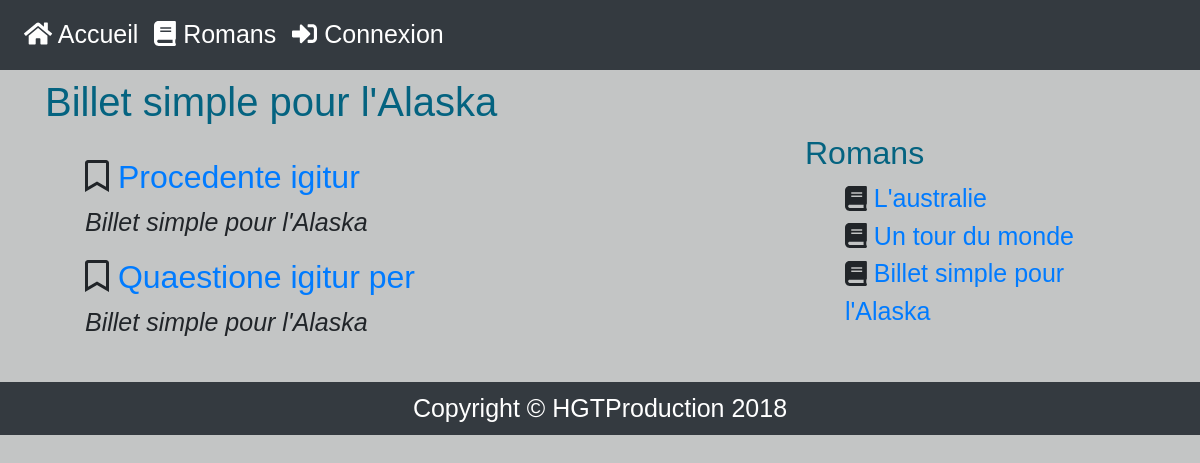
Page /index.php?p=posts.category&id=1 on the committed database.
### tables this page shows
CREATE TABLE IF NOT EXISTS `categories` (
  `id` int(11) NOT NULL AUTO_INCREMENT,
  `title` varchar(255) NOT NULL,
  `date` datetime NOT NULL,
  PRIMARY KEY (`id`)
);

CREATE TABLE IF NOT EXISTS `posts` (
  `id` int(11) NOT NULL AUTO_INCREMENT,
  `title` varchar(255) NOT NULL,
  `content` text NOT NULL,
  `date` datetime NOT NULL,
  `category_id` int(11) NOT NULL,
  PRIMARY KEY (`id`),
  KEY `category_id` (`category_id`)
);

### core/Controller/Controller.php (called while the page is built, shortened)
<?php
class Controller
{
    protected $viewPath;
    protected function render($view, $variables = [])
    {
        extract($variables);
        require($this->viewPath . str_replace('.', '/', $view) . '.php');
    }
}

### app/Controller/PostsController.php (called while the page is built, shortened)
<?php
class PostsController extends AppController
{
    public function category()
    {
        $category = $this->Category->find($_GET['id']);
        $articles = $this->Post->firstByCategory($_GET['id']);
        $categories = $this->Category->getAll();
        $this->render('posts.category', compact('articles', 'categories', 'category'));
    }
}

### public/index.php (called while the page is built, shortened)
<?php
if (isset($_GET['p'])) {
    $page = $_GET['p'];
} else {
    $page = 'posts.index';
}
$page = explode('.', $page);
if ($page[0] == 'admin') {
    $controller = '\App\Controller\Admin\\' . ucfirst($page[1]) . 'Controller';
    $action = $page[2];
} else {
    $action = $page[1];
}
$controller = new $controller();
$controller->$action();

### core/Table/Table.php (called while the page is built, shortened)
<?php
class Table
{
    protected $table;
    protected $db;
    public function __construct(Database $db)
    {
        $this->db = $db;
    }
    public function find($id)
    {
        return $this->query("SELECT * FROM {$this->table} WHERE id = ?", [$id], true);
    }
    public function query($statement, $attributes = null, $one = false)
    {
        if ($attributes) {
            return $this->db->prepare($statement, $attributes, str_replace('Table', 'Entity', get_class($this)), $one);
        } else {
            return $this->db->query($statement, str_replace('Table', 'Entity', get_class($this)), $one);
        }
    }
}

### core/Database/MysqlDatabase.php (called while the page is built, shortened)
<?php
class MysqlDatabase extends Database
{
    private $pdo;
    private function getPDO()
    {
        if ($this->pdo === null) {
            $pdo = new PDO('mysql:host=localhost;dbname=blog;charset=utf8', 'root', '');
            $pdo->setAttribute(PDO::ATTR_ERRMODE, PDO::ERRMODE_EXCEPTION);
            $this->pdo = $pdo;
        }
        return $this->pdo;
    }
    public function query($statement, $class_name = null, $one = false)
    {
        $req = $this->getPDO()->query($statement);
        if ($class_name === null) {
            $req->setFetchMode(PDO::FETCH_OBJ);
        } else {
            $req->setFetchMode(PDO::FETCH_CLASS, $class_name);
        }
        if ($one) {
            $datas = $req->fetch();
        } else {
            $datas = $req->fetchAll();
        }
        return $datas;
    }
    public function prepare($statement, $attributes, $class_name = null, $one = false)
    {
        $req = $this->getPDO()->prepare($statement);
        $res = $req->execute($attributes);
        if ($class_name === null) {
            $req->setFetchMode(PDO::FETCH_OBJ);
        } else {
            $req->setFetchMode(PDO::FETCH_CLASS, $class_name);
        }
        if ($one) {
            $datas = $req->fetch();
        } else {
            $datas = $req->fetchAll();
        }
        return $datas;
    }
}

### app/Autoloader.php (called while the page is built, shortened)
<?php
class Autoloader
{
    static function autoload($class)
    {
        if (strpos($class, __NAMESPACE__ .  '\\') === 0) {
            $class = str_replace(__NAMESPACE__ . '\\','', $class);
            $class = str_replace('\\','/', $class);
            $classPath = __DIR__ . '/' . $class . '.php';
        }
    }
}

### core/Autoloader.php (called while the page is built, shortened)
<?php
class Autoloader
{
    static function autoload($class)
    {
        if (strpos($class, __NAMESPACE__ .  '\\') === 0) {
            $class = str_replace(__NAMESPACE__ . '\\','', $class);
            $class = str_replace('\\','/', $class);
            $classPath = __DIR__ . '/' . $class . '.php';
        }
    }
}

### app/Model/Table/PostTable.php (called while the page is built, shortened)
<?php
class PostTable extends AppTable
{
    protected $table = 'posts';
    public function firstByCategory($category_id)
    {
        return $this->query("SELECT posts.id, posts.title, posts.content, posts.date, categories.title as category FROM " . $this->table . " LEFT JOIN categories ON category_id = categories.id WHERE posts.category_id = ? ORDER BY posts.id ", [$category_id]);
    }
}

### app/Model/Entity/PostEntity.php (called while the page is built, shortened)
<?php
class PostEntity extends Entity
{
    public function getUrl()
    {
        return 'index.php?p=posts.show&id=' . $this->id;
    }
}

### core/Entity/Entity.php (called while the page is built, shortened)
<?php
class Entity
{
    public function __get($key)
    {
        return $this->$key;
    }
}

### app/Model/Table/AppTable.php (called while the page is built, shortened)
<?php
class AppTable extends Table
{
    public function getAll()
    {
        return $this->query('SELECT * FROM ' . $this->table . ' ORDER BY date DESC');
    }
}

### app/Model/Entity/CategoryEntity.php (called while the page is built, shortened)
<?php
class CategoryEntity extends Entity
{
    public function getUrl()
    {
        return 'index.php?p=posts.category&id=' . $this->id;
    }
}

### app/Views/posts/category.php (the view, shortened to what this page needs)
<div class="container mt-4">
    <h1 class="title-id"><?= $category->title ?></h1>
    <div class="row">
        <div class="col-sm-8 mt-4">
            <ul>
            <?php foreach($articles as $post): ?>
                <li>
                    <h2><i class="far fa-bookmark"></i> <a href="<?= htmlspecialchars($post->url); ?>"><?= htmlspecialchars($post->title); ?></a></h2>
                    <p><em><?= htmlspecialchars($post->category); ?></em></p>
                </li>
            <?php endforeach; ?>
            </ul>
        </div>
        <div class="col-sm-4">
          <h2 class="title-id">Romans</h2>
            <ul>
            <?php foreach($categories as $category): ?>
                <li><i class="fas fa-book"></i> <a href="<?= htmlspecialchars($category->url); ?>"><?= htmlspecialchars($category->title); ?></a></li>
            <?php endforeach; ?>
          </ul>
        </div>
    </div>
</div>

### public/css/styles.css (style rules this page uses)
body { background-repeat: no-repeat; background-attachment: fixed; background-position: center; font-family: Georgia, Arial, Verdana, sans-serif; font-size: 25px; background-color: #C3C5C5; padding-top: 54px; }
.title-id { color: #046380; }
ol, ul { list-style: none; }
a:link, a:visited, a:hover, a:active { text-decoration: none; outline: none; }

### rows in the picture
categories: title "Billet simple pour l'Alaska"
posts: title "Procedente igitur", category.title "Billet simple pour l'Alaska"
posts: title "Quaestione igitur per", category.title "Billet simple pour l'Alaska"
categories: title "L'australie"
categories: title "Un tour du monde"
